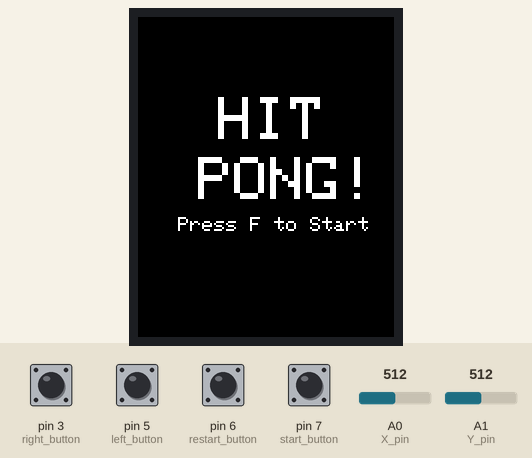
A sketch run on a simulated Arduino Uno, built with avr-gcc and run on an emulated ATmega328P. Shown: 128×160 colour display. The inputs (shaded band) are chosen by the test bench; at power-on: pin 3 (right_button), pin 5 (left_button), pin 6 (restart_button), pin 7 (start_button) HIGH, A0 (X_pin) = 512, A1 (Y_pin) = 512. Random numbers use the default seed unless the sketch sets one.

Above: at 1.3 s.
1.4 s: pin 7 (start_button) pulled LOW for 0.15 s
At 1.49 s:
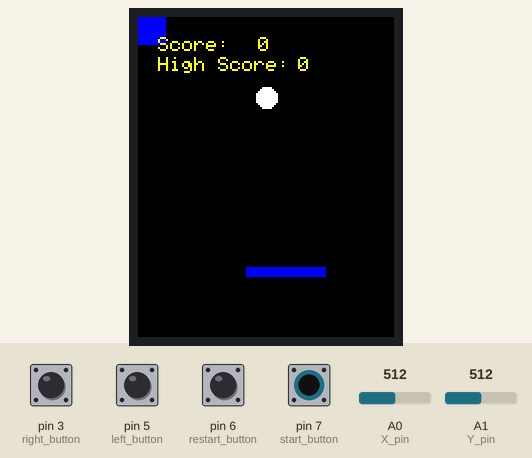
3.3 s: pin 3 (right_button) pulled LOW for 1 s
At 4.3 s:
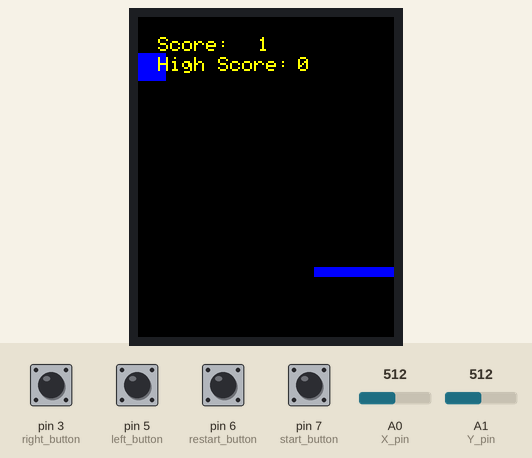
7.3 s: pin 6 (restart_button) pulled LOW for 1 s
At 8.13 s:
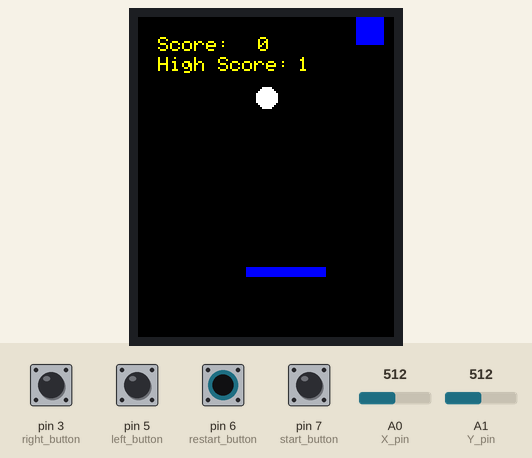
10.1 s: A0 (X_pin) set to 208
11.6 s: A0 (X_pin) set to 188
13.4 s: pin 6 (restart_button) pulled LOW for 1 s
At 15.8 s:
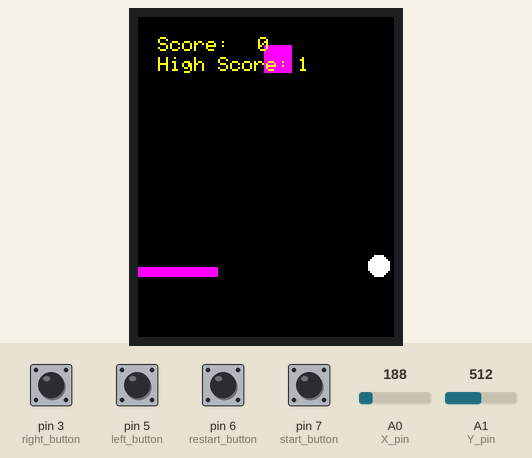

Measured:
- after the input at 1.4 s, the display: changes at once (image 1)
- what the display in image 4 shows lasts 0.6 s, from 15.4 s to 16.0 s

The sketch:

Hit-pong.ino
```cpp
#include <Adafruit_GFX.h>
#include <Adafruit_ST7735.h>
#include <SPI.h>
#include <Adafruit_ILI9341.h>


#define TFT_CS 10
#define TFT_RST 8
#define TFT_DC 9


// Joy stick
#define start_button 7
#define left_button 5
#define right_button 3
#define restart_button 6
#define X_pin A0
#define Y_pin A1


int points = 0;
int highScore = 0;
int height = 0;
int blockhits = 0;

int start = 0;

unsigned long restart_lastButtonPress = 0;
unsigned long left_lastButtonPress = 0;
unsigned long right_lastButtonPress = 0;
unsigned long start_lastButtonPress = 0;

unsigned long prevToggle = 0;


uint16_t color = ST7735_BLUE;
uint16_t ballColor = ST7735_WHITE;


int xPosition = 0;
int yPosition = 0;


bool endGame = false;

int WIDTH = 128;
int HEIGHT = 160;

int ballX = WIDTH / 2;
int ballY = HEIGHT / 2 - 40;

int blockX;
int blockY;

int ballSpeedX = 5;
int ballSpeedY = 7;

int currentPosition;
int prevPos;

int xBar;
int yBar;

int proximityX; // closeness of ball and block calculated
int proximityY;


Adafruit_ST7735 tft = Adafruit_ST7735(TFT_CS, TFT_DC, TFT_RST);

uint16_t colors[8] = { 0xFFFF, 0xF800, 0x07E0, 0xFFA5, 0x07FF, 0xF81F, 0xFFE0, 0xFC00 };


void setup() {

  pinMode(left_button, INPUT);
  pinMode(right_button, INPUT);
  pinMode(restart_button, INPUT);
  pinMode(start_button, INPUT);

  digitalWrite(left_button, HIGH);
  digitalWrite(right_button, HIGH);
  digitalWrite(restart_button, HIGH);
  digitalWrite(start_button, HIGH);


  tft.initR(INITR_BLACKTAB);
  tft.fillScreen(ST77XX_BLACK);
  tft.setTextWrap(false);


  xBar = (WIDTH / 2) - 20; //initial position
  yBar = 130;


  prevPos = analogRead(X_pin);
}

int absolute(int num1, int num2) {
  int diff = num1 - num2;
  if (diff < 0) {
    diff *= -1;
    return diff;
  } else {
    return diff;
  }
}

void loop() {

  if (start == 0) { // start screen
    tft.setCursor(40, 40);
    tft.setTextSize(3);
    tft.setTextColor(0xFFFF);
    tft.println("HIT");
    tft.setCursor(30, 70);
    tft.println("PONG!");
    tft.setCursor(20, 100);
    tft.setTextSize(1);
    tft.print("Press F to Start");

    int start_btnState = digitalRead(start_button);

    if (start_btnState == LOW) {

      start = 1;
    }
  }


  else if (!endGame) {// main game screen

    tft.fillRect(0, 0, 200, 200, ILI9341_BLACK);

    joyStickControl();
    collisions();
    scoreBoard();
    blockY += blockhits + 1;  // block speed increment for each blockhit
    delay(10);
  } else {
    delay(10);
    textScreen();
    int btnState = digitalRead(restart_button);
    if (btnState == LOW) {
      if (millis() - restart_lastButtonPress > 1) {
        ballX = WIDTH / 2;
        ballY = HEIGHT / 2 - 40;
        xBar = (WIDTH / 2) - 20;
        yBar = 130;
        endGame = false;

        //Falling Block
        blockX = random(0, 113);  // Set block X position
        blockY = 0;               // Set block Y position


        if (points > highScore) {
          highScore = points;
        }
        points = 0;
        blockhits = 0;
      }
      restart_lastButtonPress = millis();
    }
  }
}

void scoreBoard() {
  tft.setCursor(10, 10);
  tft.setTextSize(1.5);
  tft.setTextColor(ST77XX_YELLOW);
  tft.println("Score: ");
  tft.setCursor(60, 10);
  tft.print(points);

  tft.setCursor(10, 20);
  tft.setTextSize(1.5);
  tft.setTextColor(ST77XX_YELLOW);
  tft.println("High Score: ");
  tft.setCursor(80, 20);
  tft.print(highScore);
  delay(100);
}

void textScreen() {
  tft.setCursor(30, 40);
  tft.setTextSize(3);
  tft.setTextColor(0x0000);
  tft.println("GAME");
  tft.setCursor(30, 70);
  tft.print("OVER");
  tft.setCursor(10, 100);
  tft.setTextSize(1);
  tft.print("Press E to Restart");
  delay(500);

  tft.setTextSize(3);
  tft.setCursor(30, 40);
  tft.setTextColor(ST77XX_BLUE);
  tft.println("GAME");
  tft.setCursor(30, 70);
  tft.print("OVER");
  tft.setCursor(10, 100);
  tft.setTextSize(1);
  tft.print("Press E to Restart");
  delay(500);
}

void joyStickControl() {
  int xPosition = analogRead(X_pin);
  int yPosition = analogRead(Y_pin);

  tft.fillCircle(ballX, ballY, 5, ballColor);
  tft.fillRect(blockX, blockY, 14, 14, color);


  if (millis() - prevToggle > 1) {

    currentPosition = xPosition;

    if (currentPosition > 400) {
      xBar += 10;
    }

    if (currentPosition < 200) {
      xBar -= 10;
    }

    if (xBar < 0) {
      xBar = 0;
    }

    if (xBar + 40 > WIDTH) {
      xBar = WIDTH - 40;
    }

    prevPos = currentPosition;
  }

  prevToggle = millis();

  int btnState = digitalRead(restart_button);
  int left_btnState = digitalRead(left_button);
  int right_btnState = digitalRead(right_button);


  if (btnState == LOW) {
    if (millis() - restart_lastButtonPress > 50) {
      int rand = random(8);
      color = colors[rand];
    }

    restart_lastButtonPress = millis();
  }


  if (left_btnState == LOW) {  //  &&

    if (millis() - left_lastButtonPress > 40) {  //
      ballX -= 10;
    }

    left_lastButtonPress = millis();
  }

  if (right_btnState == LOW) {  //&& (ballX >= WIDTH)
    if (millis() - left_lastButtonPress > 40) {
      ballX += 10;
    }

    right_lastButtonPress = millis();
  }

  tft.fillRect(xBar, yBar - 5, 40, 5, color);
}


void collisions() {
  ballX += ballSpeedX;
  ballY += ballSpeedY;

  proximityX = absolute(ballX, (blockX + 7));
  proximityY = absolute(ballY, (blockY + 7));


  if ((proximityX <= 13) && (proximityY <= 13)) {
    blockX = random(0, 113);
    blockY = 0;
    blockhits += 1;
    points += 5;
  }

  if (ballX >= WIDTH || ballX - 10 <= 0) {
    ballSpeedX *= -1;

    if (ballSpeedX > 0) {
      ballX += 3;
    } else {
      ballX -= 3;
    }
  }

  if ((ballY >= HEIGHT - 30) || (blockY > HEIGHT - 20) || (ballX >= WIDTH + 10 || ballX + 10 <= 0)) {
    endGame = true;
  }

  if (ballY <= 10) {
    ballSpeedY *= -1;
    ballY += 3;
  }

  if (ballX >= xBar && ballX <= xBar + 40) {
    if (ballY >= yBar - 14) {

      ballColor = colors[random(8)];
      points++;

      ballSpeedX *= -1;
      ballSpeedY = -7;

      ballSpeedX += 1;
      ballSpeedY += 1;

    } else {
      ballColor = ST7735_WHITE;
    }
  }
}
```
